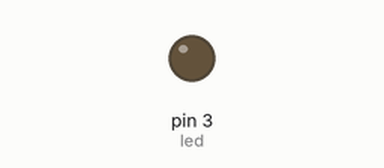
Simulated run of this sketch. Board: Arduino Uno, built with avr-gcc and run on an emulated ATmega328P. On the bench: output pins drawn as LEDs (lit = HIGH).

Above: at 1.2 s.
At 3.3 s:
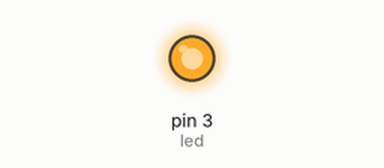
Timing chart, 0 to 7.9 s (numbered marks = the images above):
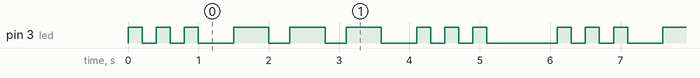

The sketch:

SOS_Program.ino
```cpp
// SOS blinking program
// the setup function runs once when you press reset or power the board
int led = 3;
void setup() {
  pinMode(led, OUTPUT);
}

// the loop function runs over and over again forever
void loop() {
  digitalWrite(led, HIGH);
  delay(200);
  digitalWrite(led, LOW);
  delay(200);
  digitalWrite(led, HIGH);
  delay(200);
  digitalWrite(led, LOW);
  delay(200);
  digitalWrite(led, HIGH);
  delay(200);
  digitalWrite(led, LOW);
  delay(500);
  //end of s start of O
  digitalWrite(led, HIGH);
  delay(500);
  digitalWrite(led, LOW);
  delay(300);
  digitalWrite(led, HIGH);
  delay(500);
  digitalWrite(led, LOW);
  delay(300);
  digitalWrite(led, HIGH);
  delay(500);
  digitalWrite(led, LOW);
  delay(500);
  //Start of S end of O
  digitalWrite(led, HIGH);
  delay(200);
  digitalWrite(led, LOW);
  delay(200);
  digitalWrite(led, HIGH);
  delay(200);
  digitalWrite(led, LOW);
  delay(200);
  digitalWrite(led, HIGH);
  delay(200);
  digitalWrite(led, LOW);
  delay(1000);
}
```

Measured:
- by itself, pin 3 (led): repeats every 6.1 s: 2 × (LOW 0.20 s, HIGH 0.20 s), LOW 0.50 s, 2 × (HIGH 0.50 s, LOW 0.30 s), HIGH 0.50 s, LOW 0.50 s, 2 × (HIGH 0.20 s, LOW 0.20 s), HIGH 0.20 s, LOW 1.0 s, HIGH 0.20 s
- by itself, everything shown: repeats every 6.1 s, in 18 steps
